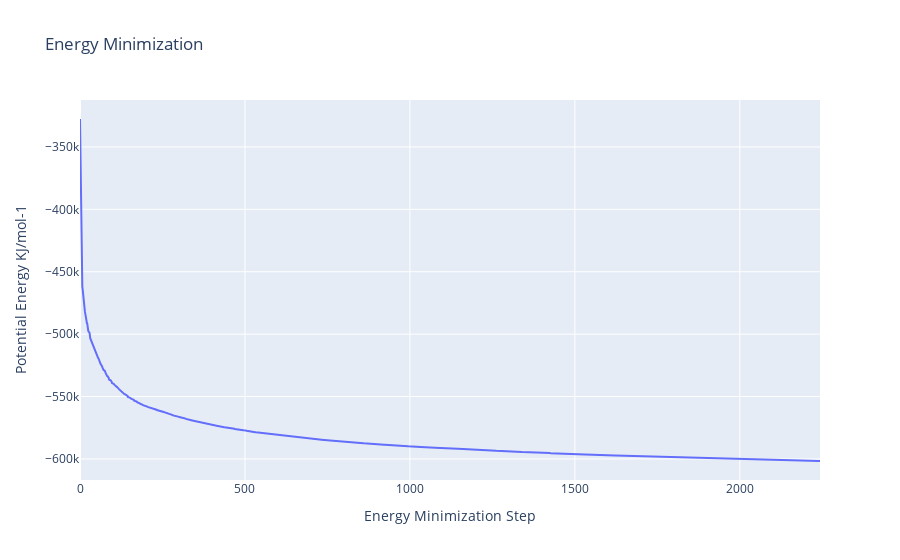

Notebook code cell kept with this figure:
### Code cell
import plotly
import plotly.graph_objs as go

#Read data from file and filter energy values higher than 1000 Kj/mol^-1
with open(output_min_ene_xvg,'r') as energy_file:
    x,y = map(
        list,
        zip(*[
            (float(line.split()[0]),float(line.split()[1]))
            for line in energy_file 
            if not line.startswith(("#","@")) 
            if float(line.split()[1]) < 1000 
        ])
    )

plotly.offline.init_notebook_mode(connected=True)

fig = {
    "data": [go.Scatter(x=x, y=y)],
    "layout": go.Layout(title="Energy Minimization",
                        xaxis=dict(title = "Energy Minimization Step"),
                        yaxis=dict(title = "Potential Energy KJ/mol-1")
                       )
}

plotly.offline.iplot(fig)

### Figure 1 — Plotly figure (JSON) as saved in the notebook; plotly's stock layout.template omitted (floating-point values rounded to 4 significant figures; data arrays with more than 128 entries replaced by an {"elided": "..."} marker saying what was removed)
{"data": [{"type": "scatter", "x": {"elided": "1776 int values"}, "y": {"elided": "1776 float values"}}], "layout": {"title": {"text": "Energy Minimization"}, "xaxis": {"title": {"text": "Energy Minimization Step"}}, "yaxis": {"title": {"text": "Potential Energy KJ/mol-1"}}}}
